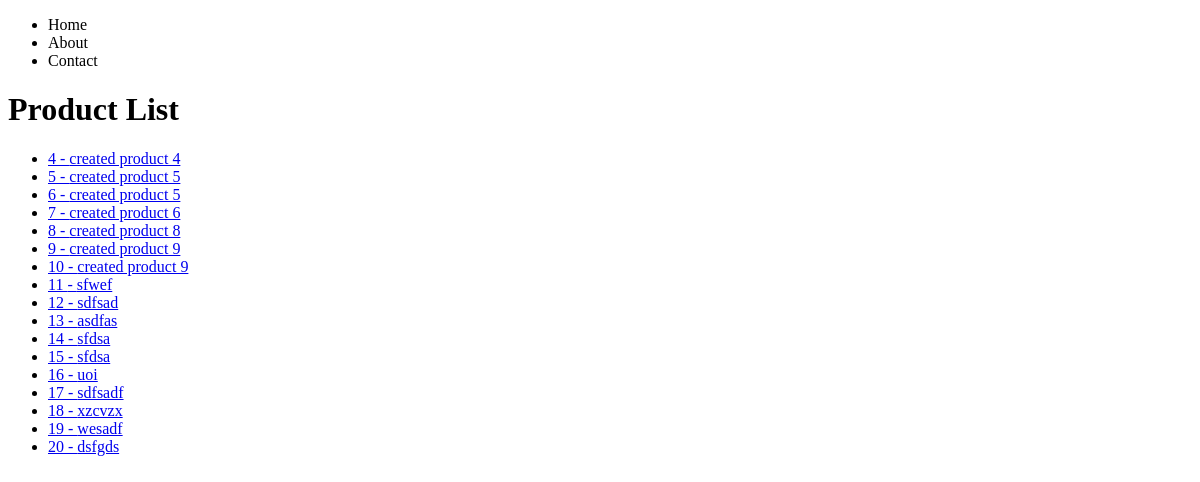
Before: /products/ with the older database file.
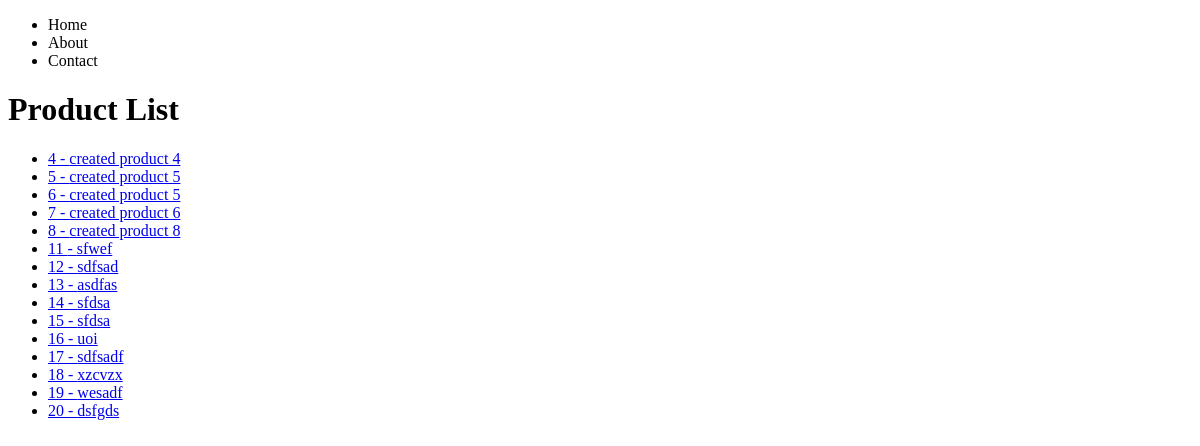
After: the same page with the newer database file.
### products/models.py (models this page shows)
class Product(models.Model):
    title = models.CharField(max_length=100)
    description = models.TextField(blank=True) # it's not required
    price = models.DecimalField(max_digits=6, decimal_places=2)
    summary = models.TextField(blank=False, default="Default Summary") # it's required
    def get_absolute_url(self):
        return reverse('products:product_detail',kwargs={'product_id':self.id })

### products/views.py (the view)
# urls.py: path('', products_list_view, name='products_list'),
def products_list_view(request, *args, **kwargs):
    querrylist = Product.objects.all()
    context = {
        'products_list' : querrylist,
    }
    return render(request, 'products/products_list.html',context)

### products/templates/products/products_list.html (shortened to what this page needs)
{% extends 'base.html' %}
{% block content %}
    <h1>Product List</h1>
        <ul>
            {% for product in products_list %}
            <li><a href="{{product.get_absolute_url}}">{{ product.id }} - {{ product.title }}</a></li>
            {% endfor %}
        </ul>
{% endblock content %}

Changed rows visible on the page:
removed Product: id "9", title "created product 9"
removed Product: id "10", title "created product 9"
